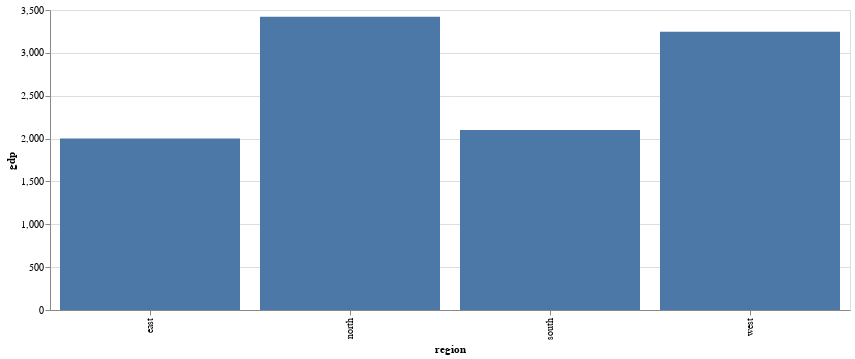

This figure's notebook cell:
### Code cell
alt.Chart(data).mark_bar().encode(     
   alt.Y('gdp'),     
   alt.X('region') 
).properties(
    width=800,
    height=300
)

### Figure 1 — Vega-Lite specification as saved in the notebook (floating-point values rounded to 4 significant figures)
{"config": {"view": {"continuousWidth": 400, "continuousHeight": 300}}, "data": {"name": "data-c67a7f8b1d0e1d03d2da36c2567b11b4"}, "mark": "bar", "encoding": {"x": {"type": "nominal", "field": "region"}, "y": {"type": "quantitative", "field": "gdp"}}, "height": 300, "width": 800, "$schema": "https://vega.github.io/schema/vega-lite/v4.8.1.json", "datasets": {"data-c67a7f8b1d0e1d03d2da36c2567b11b4": [{"region": "east", "gdp": 2000}, {"region": "west", "gdp": 3245}, {"region": "north", "gdp": 3421}, {"region": "south", "gdp": 2099}]}}
